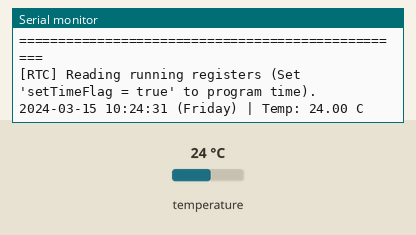
This sketch was run on a simulated Arduino Uno, built with avr-gcc and run on an emulated ATmega328P. On the bench: the last lines printed to the serial monitor. Wiring (inferred from the names in the program): DS3231 clock at I2C address 0x68. The test bench sets the inputs (shaded band); at power-on: temperature 24 °C. The local clock reads 2024-03-15 10:24:30 at power-on unless the sketch sets it.

Above: at 1.3 s.
1.4 s: temperature set to 12 °C
At 2.7 s:
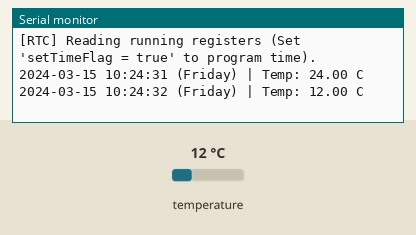
2.9 s: temperature set to 19 °C
At 3.8 s:
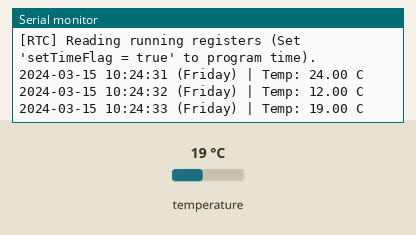
Timing chart, 0 to 5.9 s (numbered marks = the images above; inputs shaded):
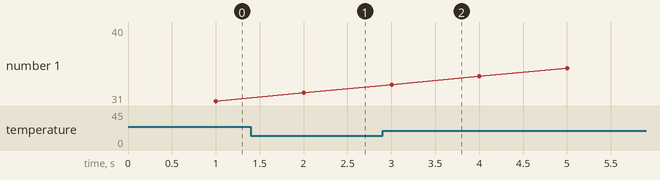

Measured:
- after the input at 1.4 s, the serial monitor: prints a new line after 0.60 s (image 1)
- after the input at 2.9 s, the serial monitor: prints a new line after 0.10 s (image 2)

The sketch:

Day_29_RTC_Clock.ino
```cpp
/*
 * 100 Projects with Arduino - Day 29
 * Project: DS3231 Real-Time Clock (Direct I2C Register Programming)
 *
 * DESCRIPTION:
 * This project interfaces the high-precision DS3231 Real-Time Clock (RTC) module.
 * Rather than relying on high-level wrappers, this sketch implements direct register-level I2C
 * communication using the standard Arduino Wire library.
 * 1. Reads and writes seconds, minutes, hours, day of week, day of month, month, and year.
 * 2. Implements conversions between Decimal and Binary Coded Decimal (BCD) formatting.
 * 3. Accesses the DS3231 internal Temperature registers (0x11, 0x12) to calculate chip temperature.
 * 4. Implements a non-blocking 1-second display refresh loop using millis().
 *
 * THE PHYSICS & HARDWARE THEORY:
 * - Real-Time Clock (RTC): Standard microcontrollers use crystal oscillators that drift due to
 *   temperature changes, causing time offsets of minutes per week. The DS3231 incorporates an
 * internal 32.768 kHz Temperature Compensated Crystal Oscillator (TCXO). An internal temperature
 * sensor measures temperature and adjusts the load capacitance of the crystal to maintain ±2ppm
 * accuracy (under 1 minute of drift per year).
 * - Binary Coded Decimal (BCD): The DS3231 stores time data in BCD format. In BCD, each decimal
 * digit is encoded into a 4-bit nibble. For example, the decimal number 45 is stored in a single
 * byte as 0x45 (which is 0100 0101 in binary) instead of its true mathematical binary
 * representation 0010 1101.
 * - Temperature Register: Registers 0x11 (MSB) and 0x12 (LSB) store the temperature. The MSB is a
 *   signed integer in 2's complement format. The upper 2 bits of the LSB represent the fractional
 *   values in steps of 0.25°C.
 *
 * WIRING:
 * - DS3231 VCC -> Arduino 5V
 * - DS3231 GND -> Arduino GND
 * - DS3231 SDA -> Arduino SDA (A4 on Uno)
 * - DS3231 SCL -> Arduino SCL (A5 on Uno)
 */

#include <Wire.h>

#define DS3231_I2C_ADDRESS 0x68  // Hardware address of the DS3231 RTC

// --- DATA STRUCTURE FOR TIME AND DATE ---
struct RTCDateTime {
  byte second;
  byte minute;
  byte hour;
  byte dayOfWeek;   // 1 = Sunday, 2 = Monday, etc.
  byte dayOfMonth;  // 1 - 31
  byte month;       // 1 - 12
  byte year;        // 0 - 99 (represents 2000 - 2099)
};

// Target date/time to program onto the module if the battery has been removed or time is unset.
// Keep setTimeFlag to 'false' after initial programming to avoid resetting time on every boot!
const bool setTimeFlag = false;

// --- TIMING VARIABLES ---
unsigned long lastDisplayRefresh = 0;
const unsigned long refreshInterval = 1000;  // 1 second refresh rate

void setup() {
  Wire.begin();  // Initialize I2C Bus as Master
  Serial.begin(9600);

  Serial.println("==================================================");
  Serial.println("Day 29: DS3231 Real-Time Clock & Thermometer");
  Serial.println("==================================================");

  // Set initial time if flag is enabled
  if (setTimeFlag) {
    RTCDateTime initialTime = {
        0,   // second
        30,  // minute
        15,  // hour (15:30:00 / 3:30 PM in 24hr format)
        5,   // day of week (Thursday)
        4,   // day of month (4th)
        6,   // month (June)
        26   // year (2026)
    };
    setRTCDateTime(initialTime);
    Serial.println("[RTC] Time written to registers successfully!");
  } else {
    Serial.println("[RTC] Reading running registers (Set 'setTimeFlag = true' to program time).");
  }
}

void loop() {
  unsigned long currentTime = millis();

  // Non-blocking timer to read and print date/time every 1 second
  if (currentTime - lastDisplayRefresh >= refreshInterval) {
    lastDisplayRefresh = currentTime;

    RTCDateTime now;
    if (readRTCDateTime(&now)) {
      printDateTime(now);

      float temp = readRTCTemperature();
      Serial.print(" | Temp: ");
      Serial.print(temp, 2);
      Serial.println(" C");
    } else {
      Serial.println("[ERROR] Failed to read from DS3231 I2C interface.");
    }
  }
}

// --- CONVERSION UTILITIES ---

/**
 * Converts standard Decimal format to Binary Coded Decimal (BCD).
 */
byte decToBcd(byte val) {
  return ((val / 10) << 4) | (val % 10);
}

/**
 * Converts Binary Coded Decimal (BCD) format to standard Decimal.
 */
byte bcdToDec(byte val) {
  return ((val >> 4) * 10) + (val & 0x0F);
}

// --- REGISTER WRITE OPERATIONS ---

/**
 * Writes a full date-time structure to the DS3231 register map.
 */
void setRTCDateTime(RTCDateTime dt) {
  Wire.beginTransmission(DS3231_I2C_ADDRESS);
  Wire.write(0x00);  // Start at seconds register (register address pointer)

  Wire.write(decToBcd(dt.second));
  Wire.write(decToBcd(dt.minute));
  Wire.write(decToBcd(dt.hour) & 0x3F);  // Ensure 24-hour mode (bit 6 = 0)
  Wire.write(decToBcd(dt.dayOfWeek));
  Wire.write(decToBcd(dt.dayOfMonth));
  Wire.write(decToBcd(dt.month));
  Wire.write(decToBcd(dt.year));

  Wire.endTransmission();
}

// --- REGISTER READ OPERATIONS ---

/**
 * Reads the first 7 registers from the DS3231 and decodes BCD to Decimal.
 */
bool readRTCDateTime(RTCDateTime *dt) {
  Wire.beginTransmission(DS3231_I2C_ADDRESS);
  Wire.write(0x00);  // Point to seconds register
  if (Wire.endTransmission() != 0) {
    return false;  // Communication error
  }

  // Request 7 bytes of data (registers 0x00 to 0x06)
  Wire.requestFrom(DS3231_I2C_ADDRESS, 7);

  if (Wire.available() >= 7) {
    dt->second = bcdToDec(Wire.read() & 0x7F);  // Bit 7 is CH (Clock Halt), mask it
    dt->minute = bcdToDec(Wire.read());
    dt->hour = bcdToDec(Wire.read() & 0x3F);  // 24-hour mode masking
    dt->dayOfWeek = bcdToDec(Wire.read());
    dt->dayOfMonth = bcdToDec(Wire.read());
    dt->month = bcdToDec(Wire.read() & 0x1F);  // Month mask
    dt->year = bcdToDec(Wire.read());
    return true;
  }

  return false;
}

/**
 * Reads registers 0x11 and 0x12 to extract the signed temperature.
 */
float readRTCTemperature() {
  Wire.beginTransmission(DS3231_I2C_ADDRESS);
  Wire.write(0x11);  // Temperature registers start at 0x11
  Wire.endTransmission();

  Wire.requestFrom(DS3231_I2C_ADDRESS, 2);

  if (Wire.available() >= 2) {
    int8_t msb = Wire.read();   // MSB is signed integer (2's complement)
    uint8_t lsb = Wire.read();  // LSB fractional bits

    // The upper 2 bits of LSB represent fractional temperature: 0.25 * (lsb >> 6)
    float fractional = (lsb >> 6) * 0.25;
    return (float)msb + fractional;
  }

  return 0.0;
}

// --- TELEMETRY PRINT UTILITIES ---

/**
 * Helper to display formatted time output with leading zeros.
 */
void printDateTime(RTCDateTime dt) {
  // Print date (YYYY-MM-DD)
  Serial.print("20");
  if (dt.year < 10) Serial.print("0");
  Serial.print(dt.year);
  Serial.print("-");
  if (dt.month < 10) Serial.print("0");
  Serial.print(dt.month);
  Serial.print("-");
  if (dt.dayOfMonth < 10) Serial.print("0");
  Serial.print(dt.dayOfMonth);

  Serial.print(" ");

  // Print time (HH:MM:SS)
  if (dt.hour < 10) Serial.print("0");
  Serial.print(dt.hour);
  Serial.print(":");
  if (dt.minute < 10) Serial.print("0");
  Serial.print(dt.minute);
  Serial.print(":");
  if (dt.second < 10) Serial.print("0");
  Serial.print(dt.second);

  // Print day of week string
  Serial.print(" (");
  switch (dt.dayOfWeek) {
    case 1:
      Serial.print("Sunday");
      break;
    case 2:
      Serial.print("Monday");
      break;
    case 3:
      Serial.print("Tuesday");
      break;
    case 4:
      Serial.print("Wednesday");
      break;
    case 5:
      Serial.print("Thursday");
      break;
    case 6:
      Serial.print("Friday");
      break;
    case 7:
      Serial.print("Saturday");
      break;
  }
  Serial.print(")");
}
```
